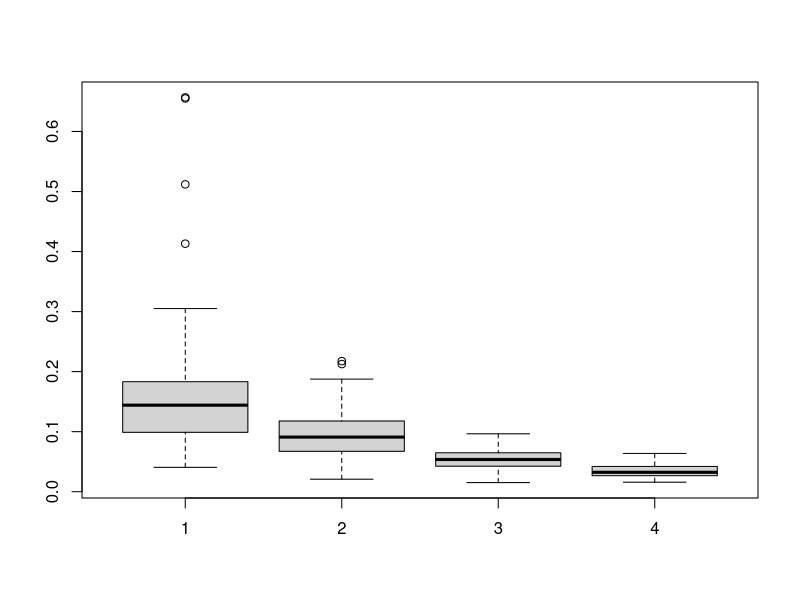
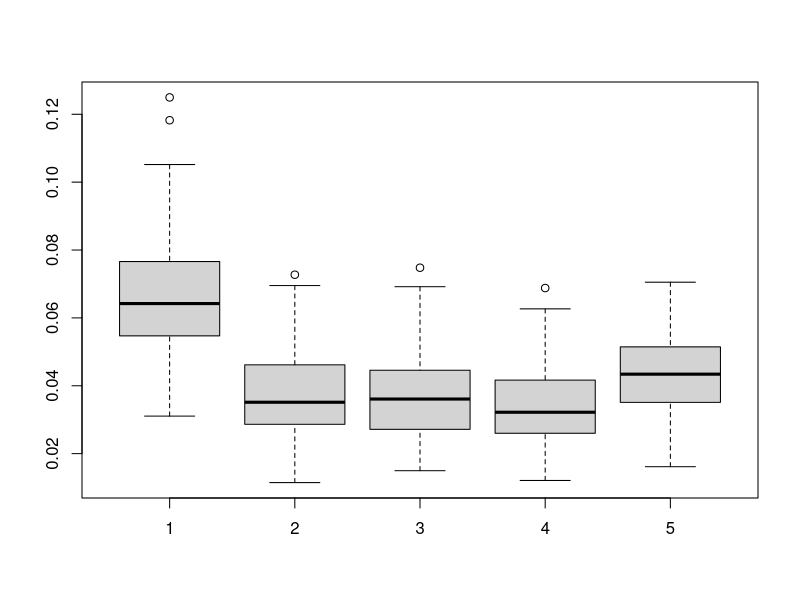

R code for these plots, in order:

##########
#gyak4
##########

#surusegfv becslesnel: konvergencia vizsgalata 
n=c(10,40,160,640)
est=matrix(0,100,4)
for(j in 1:100) {
  for (i in 1:length(n)) {
    x=rnorm(n[i])
    yy=density(x,adjust=1.2)
    yd=yy$y
    xd=yy$x
    est[j,i]=max(abs(yd-dnorm(xd)))
  }
}

#HF1:
#a/ hogyan tudnánk ábrázolni?
boxplot(est)

#b/ nézzük meg különböző adjust értékekre és nézzük meg, melyik a legjobb
n=640
adj=c(0.5,1,1.2,1.5,2)
est=matrix(0,100,length(adj))
for(j in 1:100) {
  for (i in 1:length(adj)) {
    x=rnorm(n)
    yy=density(x,adjust=adj[i])
    yd=yy$y
    xd=yy$x
    est[j,i]=max(abs(yd-dnorm(xd)))
  }
}
boxplot(est)

###
#Cauchy pelda
####

# neg log likelihood sfvbol
mlogl <- function(mu, x) {
  sum(-dcauchy(x, location = mu, log = TRUE))
}
# es kepletbol
mlogl2 <- function(mu, x) {
  sum(log(1 + (x - mu)^2))
}
#reprodukalhato legyen a szimulacio
n <- 30
set.seed(42)
x <- rcauchy(n)
#µ=0 de mi becsuljuk

mu.start <- median(x)
mu.start
#[1] -0.1955062
out <- nlm(mlogl, mu.start, x = x)
mu.hat <- out$estimate
mu.hat
#[1] -0.1816501
#masikbol
out2 <- nlm(mlogl2, mu.start, x = x)
mu.hat <- out$estimate
mu.hat
#[1] -0.1816501
#ugyanaz
############
# Szimulacio: melyik a jobb: a median vagy az ML becsles
nsim <- 100
mu.hat=rep(0,times=n)
mu.twiddle=mu.hat
mu.atl=mu.hat
mu <- 0
for (i in 1:nsim) {
  xsim <- rcauchy(n, location = mu)
  mu.start <- median(xsim)
  out <- nlm(mlogl, mu.start, x = xsim)
  mu.hat[i] <- out$estimate
  mu.twiddle[i] <- mu.start
  mu.atl[i]=mean(xsim)
}
mean((mu.hat - mu)^2)
#
mean((mu.atl - mu)^2)
mean((mu.twiddle - mu)^2)
#HF2: tehát akkor melyik is a jobb és mennyivel?